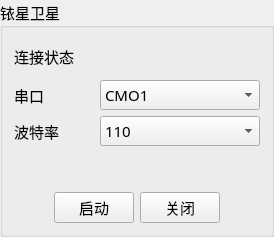
       <widget class="QGroupBox" name="grp_05_YXSat">
        <property name="minimumSize">
         <size>
          <width>206</width>
          <height>227</height>
         </size>
        </property>
        <property name="font">
         <font>
          <family>黑体</family>
          <pointsize>11</pointsize>
         </font>
        </property>
        <property name="title">
         <string>铱星卫星</string>
        </property>
        <layout class="QGridLayout" name="gridLayout_8">
         <item row="0" column="0">
          <layout class="QHBoxLayout" name="horizontalLayout_38" stretch="1,2,3">
           <item>
            <widget class="QLabel" name="lbl_05_YXSatStatusText">
             <property name="text">
              <string>连接状态</string>
             </property>
            </widget>
           </item>
           <item>
            <widget class="QLabel" name="lbl_05_YXSatStatusIcon">
             <property name="sizePolicy">
              <sizepolicy hsizetype="Fixed" vsizetype="Fixed">
               <horstretch>0</horstretch>
               <verstretch>0</verstretch>
              </sizepolicy>
             </property>
             <property name="minimumSize">
              <size>
               <width>65</width>
               <height>35</height>
              </size>
             </property>
             <property name="maximumSize">
              <size>
               <width>65</width>
               <height>35</height>
              </size>
             </property>
             <property name="text">
              <string/>
             </property>
             <property name="pixmap">
              <pixmap resource="auvshorecontrol.qrc">:/icon/communication/icon/communication/initializing.png</pixmap>
             </property>
             <property name="scaledContents">
              <bool>true</bool>
             </property>
             <property name="alignment">
              <set>Qt::AlignCenter</set>
             </property>
            </widget>
           </item>
           <item>
            <spacer name="horizontalSpacer_30">
             <property name="orientation">
              <enum>Qt::Horizontal</enum>
             </property>
             <property name="sizeHint" stdset="0">
              <size>
               <width>40</width>
               <height>20</height>
              </size>
             </property>
            </spacer>
           </item>
          </layout>
         </item>
         <item row="5" column="0">
          <layout class="QHBoxLayout" name="horizontalLayout_40" stretch="1,2,0,0">
           <item>
            <spacer name="horizontalSpacer_31">
             <property name="orientation">
              <enum>Qt::Horizontal</enum>
             </property>
             <property name="sizeHint" stdset="0">
              <size>
               <width>40</width>
               <height>20</height>
              </size>
             </property>
            </spacer>
           </item>
           <item>
            <widget class="QPushButton" name="btn_05_YXSatActivate">
             <property name="text">
              <string>启动</string>
             </property>
            </widget>
           </item>
           <item>
            <widget class="QPushButton" name="btn_05_YXSatShut">
             <property name="text">
              <string>关闭</string>
             </property>
            </widget>
           </item>
           <item>
            <spacer name="horizontalSpacer_33">
             <property name="orientation">
              <enum>Qt::Horizontal</enum>
             </property>
             <property name="sizeHint" stdset="0">
              <size>
               <width>40</width>
               <height>20</height>
              </size>
             </property>
            </spacer>
           </item>
          </layout>
         </item>
         <item row="2" column="0">
          <layout class="QHBoxLayout" name="horizontalLayout_39" stretch="1,2">
           <item>
            <widget class="QLabel" name="lbl_05_YXSatBaudRateText">
             <property name="minimumSize">
              <size>
               <width>0</width>
               <height>0</height>
              </size>
             </property>
             <property name="maximumSize">
              <size>
               <width>16777215</width>
               <height>16777215</height>
              </size>
             </property>
             <property name="text">
              <string>波特率</string>
             </property>
            </widget>
           </item>
           <item>
            <widget class="QComboBox" name="cb_05_YXSatBaudRate">
             <property name="minimumSize">
              <size>
               <width>100</width>
               <height>0</height>
              </size>
             </property>
             <item>
              <property name="text">
               <string>110</string>
              </property>
             </item>
             <item>
              <property name="text">
               <string>300</string>
              </property>
             </item>
             <item>
              <property name="text">
               <string>600</string>
              </property>
             </item>
             <item>
              <property name="text">
               <string>1200</string>
              </property>
             </item>
             <item>
              <property name="text">
               <string>2400</string>
              </property>
             </item>
             <item>
              <property name="text">
               <string>4800</string>
              </property>
             </item>
             <item>
              <property name="text">
               <string>9600</string>
              </property>
             </item>
             <item>
              <property name="text">
               <string>14400</string>
              </property>
             </item>
             <item>
              <property name="text">
               <string>19200</string>
              </property>
             </item>
             <item>
              <property name="text">
               <string>38400</string>
              </property>
             </item>
             <item>
              <property name="text">
               <string>56000</string>
              </property>
             </item>
             <item>
              <property name="text">
               <string>57600</string>
              </property>
             </item>
             <item>
              <property name="text">
               <string>115200</string>
              </property>
             </item>
             <item>
              <property name="text">
               <string>128000</string>
              </property>
             </item>
             <item>
              <property name="text">
               <string>230400</string>
              </property>
             </item>
             <item>
              <property name="text">
               <string>256000</string>
              </property>
             </item>
             <item>
              <property name="text">
               <string>460800</string>
              </property>
             </item>
             <item>
              <property name="text">
               <string>921600</string>
              </property>
             </item>
             <item>
              <property name="text">
               <string>1000000</string>
              </property>
             </item>
             <item>
              <property name="text">
               <string>2000000</string>
              </property>
             </item>
             <item>
              <property name="text">
               <string>Customize</string>
              </property>
             </item>
            </widget>
           </item>
          </layout>
         </item>
         <item row="1" column="0">
          <layout class="QHBoxLayout" name="horizontalLayout_37" stretch="1,2">
           <item>
            <widget class="QLabel" name="lbl_05_YXSatPortText">
             <property name="minimumSize">
              <size>
               <width>0</width>
               <height>0</height>
              </size>
             </property>
             <property name="maximumSize">
              <size>
               <width>16777215</width>
               <height>16777215</height>
              </size>
             </property>
             <property name="text">
              <string>串口</string>
             </property>
            </widget>
           </item>
           <item>
            <widget class="QComboBox" name="cb_05_YXSatPort">
             <property name="minimumSize">
              <size>
               <width>100</width>
               <height>0</height>
              </size>
             </property>
             <item>
              <property name="text">
               <string>CMO1</string>
              </property>
             </item>
             <item>
              <property name="text">
               <string>CMO2</string>
              </property>
             </item>
             <item>
              <property name="text">
               <string>CMO3</string>
              </property>
             </item>
             <item>
              <property name="text">
               <string>COM4</string>
              </property>
             </item>
             <item>
              <property name="text">
               <string>COM5</string>
              </property>
             </item>
             <item>
              <property name="text">
               <string>COM6</string>
              </property>
             </item>
             <item>
              <property name="text">
               <string>COM7</string>
              </property>
             </item>
            </widget>
           </item>
          </layout>
         </item>
         <item row="4" column="0">
          <spacer name="horizontalSpacer_19">
           <property name="orientation">
            <enum>Qt::Horizontal</enum>
           </property>
           <property name="sizeHint" stdset="0">
            <size>
             <width>40</width>
             <height>20</height>
            </size>
           </property>
          </spacer>
         </item>
         <item row="3" column="0">
          <spacer name="horizontalSpacer_20">
           <property name="orientation">
            <enum>Qt::Horizontal</enum>
           </property>
           <property name="sizeHint" stdset="0">
            <size>
             <width>40</width>
             <height>20</height>
            </size>
           </property>
          </spacer>
         </item>
        </layout>
       </widget>
